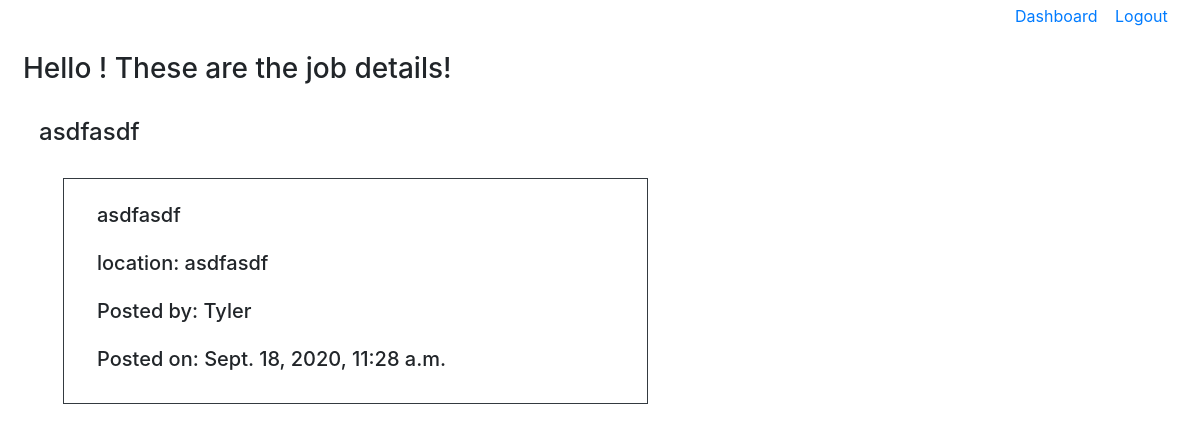
The app's page /jobs/2 with its own data.
### examApp/models.py (models this page shows)
class Job(models.Model):
    posted_by=models.ForeignKey(User, related_name='posted_by', on_delete=models.CASCADE)
    title=models.CharField(max_length=50)
    desc=models.TextField()
    location=models.CharField(max_length=255)
    category=models.CharField(max_length=255)
    created_at=models.DateTimeField(auto_now_add=True)
    updated_at=models.DateTimeField(auto_now=True)
    objects=UserManager()

class User(models.Model):
    first_name=models.CharField(max_length=50)
    last_name=models.CharField(max_length=50)
    email=models.CharField(max_length=50)
    password=models.CharField(max_length=50)
    created_at=models.DateTimeField(auto_now_add=True)
    updated_at=models.DateTimeField(auto_now=True)
    objects=UserManager()

### dashboardApp/views.py (the view)
# urls.py: path('jobs/<int:id>', views.job_info),
def job_info(request, id):
    context={
        'Job':Job.objects.get(id=id),
        'UserJob':UserJob.objects.filter(job_id=id)
    }
    return render(request, 'job_info.html', context)

### dashboardApp/templates/job_info.html (shortened to what this page needs)
<!DOCTYPE html>
<html lang="en">
<head>
    <link rel="stylesheet" href="https://stackpath.bootstrapcdn.com/bootstrap/4.5.2/css/bootstrap.min.css">
</head>
<body>
    <div class="container-fluid">
        <div class="row mt-1">
            <div class="col-10"></div>
            <div class="col-1"><a href="/dashboard">Dashboard</a></div>
            <div class="col-1"><a href="/logout">Logout</a></div>
        </div>
        <div class="row ml-2 mt-4"><h3>Hello {{request.session.first_name}}! These are the job details!</h3></div>
        <div class="row mt-4 ml-4"><h4>{{Job.title}}</h4></div>
        <div class="col-6 mt-4 ml-5 border border-dark py-4 px-5">
            <div class="row mb-3"><h5>{{Job.desc}}</h5></div>
            <div class="row mb-3"><h5>location: {{Job.location}}</h5></div>
            <div class="row mb-3"><h5>Posted by: {{Job.posted_by.first_name}}</h5></div>
            <div class="row"><h5>Posted on: {{Job.created_at}}</h5></div>
        </div>
    </div>
</body>
</html>

### records on screen
Job: title "asdfasdf", desc "asdfasdf", location "asdfasdf", posted_by.first_name "Tyler", created_at "Sept. 18, 2020, 11:28 a.m."
